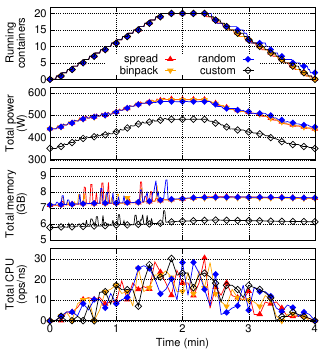

This chart was generated by the following gnuplot code:
set term postscript color eps enhanced 16
set output "spread-binpack-random-custom.eps"
load "../styles.inc"

X_MARGIN=0.1
Y_MARGIN=0.02
WIDTH_IND=0.53
HEIGHT_IND=0.28
WIDTH_BETWEEN_X=0.03
WIDTH_BETWEEN_Y=-0.05

set size 0.65,1

set multiplot #layout 4, 1 

set ytics format "%3h" offset 0.5,0
set ylabel offset 1.5,0

X_POS=0
Y_POS=0
set origin X_MARGIN+(X_POS*(WIDTH_IND+WIDTH_BETWEEN_X)), Y_MARGIN+(Y_POS*(HEIGHT_IND+WIDTH_BETWEEN_Y))
set size WIDTH_IND,HEIGHT_IND

unset title 
set bmargin 2
set tmargin 0.3
set lmargin 0
set rmargin 0

set grid x front
set xtics 0,1 offset -0.25,0.25
set xrange [0:4]

set grid y
#set autoscale y

set ylabel "Total CPU\n(ops/ns)"
set xlabel "Time (min)" offset 0,0.5
set ytics 0,10
set yrange [0:35]
unset key
plot \
  'data/spread.dat' every 5\
  	 using ($1/60):4 with lines ls 1 notitle 'spread',\
  'data/spread.dat' every 10\
  	 using ($1/60):4 with p ls 1 notitle 'spread',\
  'data/binpack.dat' every 5\
  	 using ($1/60):4 with lines ls 2 notitle 'binpack',\
  'data/binpack.dat'  every 10\
     using ($1/60):4 with p ls 2 notitle 'binpack',\
  'data/random.dat' every 5\
     using ($1/60):4 with lines ls 3 notitle 'random',\
  'data/random.dat'  every 10\
     using ($1/60):4 with p ls 3 notitle 'random',\
  'data/custom.dat' every 5\
     using ($1/60):4 with lines ls 4 notitle 'custom',\
  'data/custom.dat'  every 10\
     using ($1/60):4 with p ls 4 notitle 'custom'

unset xlabel
set xtics format ""

X_POS=0
Y_POS=1
set origin X_MARGIN+(X_POS*(WIDTH_IND+WIDTH_BETWEEN_X)), Y_MARGIN+(Y_POS*(HEIGHT_IND+WIDTH_BETWEEN_Y))
set size WIDTH_IND,HEIGHT_IND

set ylabel "Total memory\n(GB)"
set ytics 1
set yrange [5:9.5]
#set ylabel "memory (GB)" font "Arial, 16pt"
#set ytics ("0" 0,"5" 5000000,"10" 10000000) font "Arial, 16pt"
#set yrange [0:10000000]
plot \
  'data/spread.dat'\
   using ($1/60):($5/1000000000) with lines ls 1 notitle 'spread', \
  'data/spread.dat' every 10\
   using ($1/60):($5/1000000000) with p ls 1 notitle 'spread', \
  'data/binpack.dat'\
   using ($1/60):($5/1000000000) with lines ls 2 notitle 'binpack', \
  'data/binpack.dat' every 10\
   using ($1/60):($5/1000000000) with p ls 2 notitle 'binpack', \
  'data/random.dat'\
   using ($1/60):($5/1000000000) with lines ls 3 notitle 'random', \
  'data/random.dat' every 10\
   using ($1/60):($5/1000000000) with p ls 3 notitle 'random', \
  'data/custom.dat'\
   using ($1/60):($5/1000000000) with lines ls 4 notitle 'custom', \
  'data/custom.dat' every 10\
   using ($1/60):($5/1000000000) with p ls 4 notitle 'custom'
		  
X_POS=0
Y_POS=2
set origin X_MARGIN+(X_POS*(WIDTH_IND+WIDTH_BETWEEN_X)), Y_MARGIN+(Y_POS*(HEIGHT_IND+WIDTH_BETWEEN_Y))
set size WIDTH_IND,HEIGHT_IND

set ylabel "Total power\n(W)"
set ytics 100
set yrange [300:625]
plot \
  'data/spread.dat'\
   using ($1/60):($7/1000) with lines ls 1 notitle 'spread', \
  'data/spread.dat' every 10\
  	using ($1/60):($7/1000) with p ls 1 notitle 'spread', \
  'data/binpack.dat'\
  	using ($1/60):($7/1000) with lines ls 2 notitle 'binpack', \
  'data/binpack.dat' every 10\
	using ($1/60):($7/1000) with p ls 2 notitle 'binpack', \
  'data/random.dat'\
  	using ($1/60):($7/1000) with lines ls 3 notitle 'random', \
  'data/random.dat' every 10\
   using ($1/60):($7/1000) with p ls 3 notitle 'random', \
  'data/custom.dat'\
   using ($1/60):($7/1000) with lines ls 4 notitle 'custom', \
  'data/custom.dat' every 10\
   using ($1/60):($7/1000) with p ls 4 notitle 'custom'

X_POS=0
Y_POS=3
set origin X_MARGIN+(X_POS*(WIDTH_IND+WIDTH_BETWEEN_X)), Y_MARGIN+(Y_POS*(HEIGHT_IND+WIDTH_BETWEEN_Y))
set size WIDTH_IND,HEIGHT_IND

#set title "Custom vs default strategies" at 200,35
#set label 1001 "Custom vs default strategies" at 000,35 

set ylabel "Running\ncontainers"
set ytics 5
set yrange [0:22]

set key horizontal maxrows 1 samplen 1 width 1 at graph 0.5,0.2 center

plot \
  'data/spread.dat'\
   	using ($1/60):($3) with lines ls 1 notitle 'spread', \
  'data/spread.dat' every 10\
   	using ($1/60):($3) with p ls 1 notitle 'spread', \
  'data/binpack.dat'\
   	using ($1/60):($3) with lines ls 2 notitle 'binpack', \
  'data/binpack.dat' every 10\
   	using ($1/60):($3) with p ls 2 notitle 'binpack', \
  'data/random.dat'\
  	using ($1/60):($3) with lines ls 3 notitle 'random', \
  'data/random.dat' every 10\
  	using ($1/60):($3) with p ls 3 notitle 'random', \
  'data/custom.dat' \
  	using ($1/60):($3) with lines ls 4 notitle 'custom', \
  'data/custom.dat' every 10\
  	using ($1/60):($3) with p ls 4 notitle 'custom', \
  100000000\
	w lp ls 1 title 'spread',\
  100000000\
    w lp ls 2 title 'binpack',\
  100000000\
    w lp ls 3 title 'random',\
  100000000\
    w lp ls 4 title 'custom'

!epstopdf "spread-binpack-random-custom.eps"
!rm "spread-binpack-random-custom.eps"
quit
